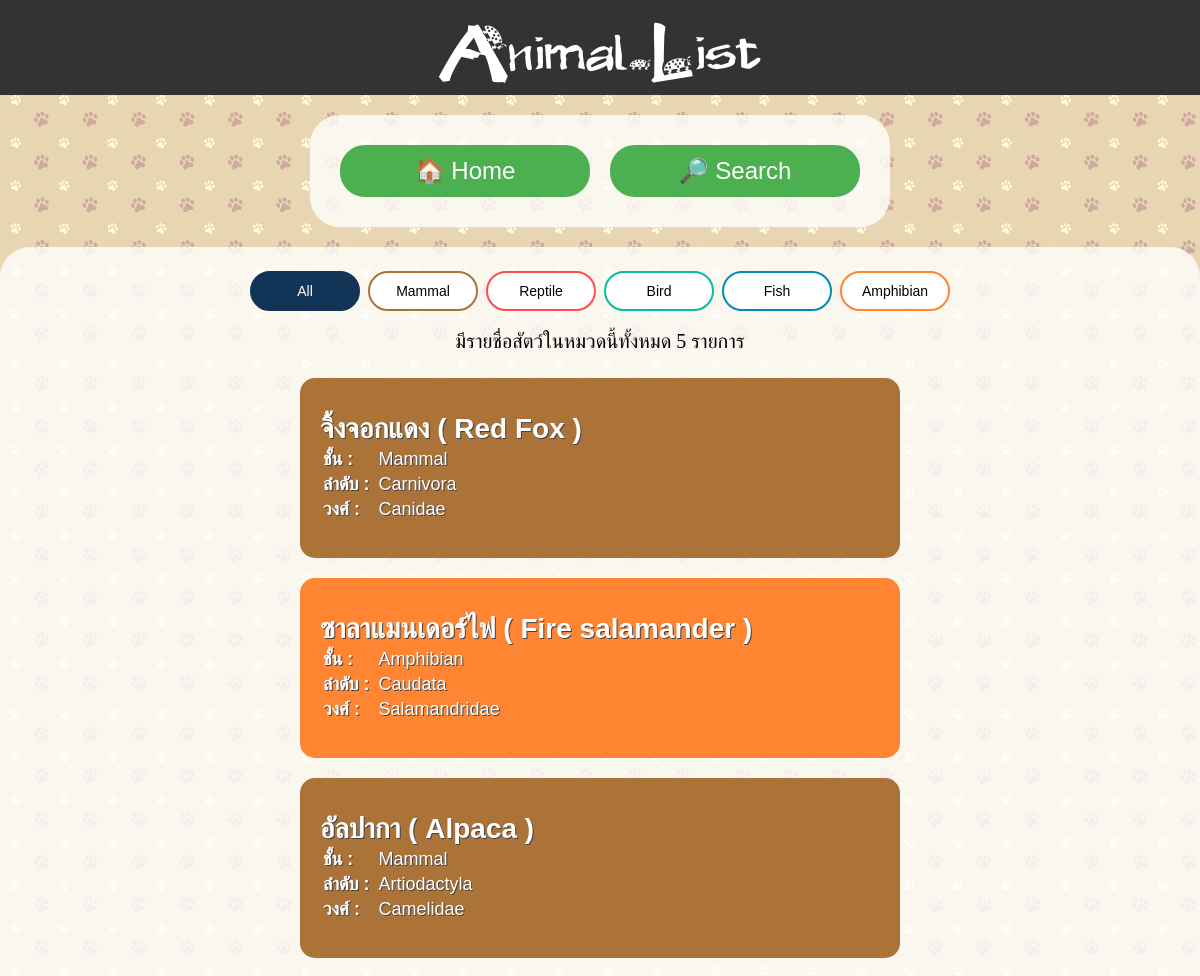
Before: /park/All/ (upper part) with the older database file.
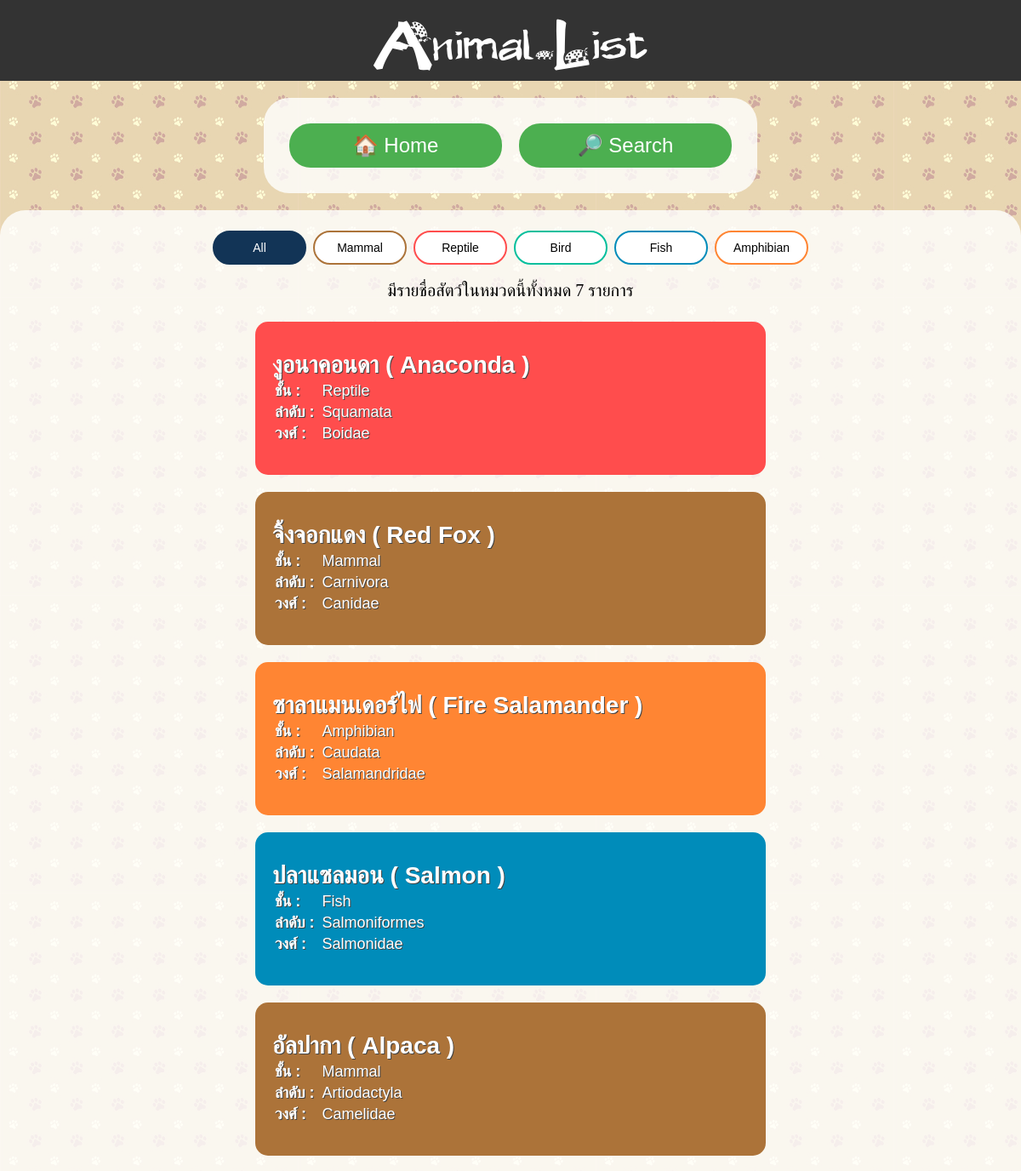
After: the same page with the newer database file.
### park/models.py (models this page shows, shortened)
class Animal(models.Model):
    thai_name = models.CharField(max_length=200)
    name = models.CharField(max_length=200)
    class_name = models.CharField(max_length=10,choices=CLASS_CHOICES)
    order = models.CharField(max_length=200)
    family = models.CharField(max_length=200)
    info = models.TextField(null=True, blank=True)
    habitat = models.TextField(null=True, blank=True)
    status = models.CharField(max_length=10,choices=STATUS_CHOICES,null=True, blank=True)
    def url_name(self):
        return self.name.replace(' ', '_')

### park/views.py (the view)
# urls.py: url(r'^(?P<class_name>[A-Za-z]+)/$', views.animal_list, name='animal_list'),
def animal_list(request, class_name):
    all_class = ["All","Mammal","Reptile","Bird","Fish","Amphibian"]
    if(class_name == 'All'):
        animal_list = Animal.objects.filter(status="Published").order_by('thai_name')
    elif(class_name in ('Mammal','Reptile','Bird','Fish','Amphibian')):
        animal_list = Animal.objects.filter(status="Published",class_name=class_name).order_by('thai_name')
    else:
        raise Http404("Question does not exist")
    return render(request, 'park/animal_list.html',{'lists':animal_list,'all_class':all_class,'class_now':class_name})

### park/templates/park/animal_list.html (shortened to what this page needs)
{% extends 'park/base.html' %}
{% load static %}
{% block style_n_script %}
    <link rel="stylesheet" href="{% static '/css/list.css' %}">
{% endblock %}
{% block header %}
<p id="main_page_head">Animal List</p>
{% endblock %}
{% block content %}
    <div class="list_div">
    <a href="{% url 'park:index' %}"><button class="button button_menu">&#127968; Home</button></a>
    <a href="{% url 'park:search' %}"><button class="button button_menu">&#X1F50E; Search</button></a>
    </div>
    <div class="list_div">
    {% for class_name in all_class %}
        <a href="{% url 'park:animal_list' class_name %}">
        {% if class_name == class_now %}
        <button class="button sel_bt_{{ class_name }}">
        {% else %}
        <button class="button button_{{ class_name }}">
        {% endif %}
        {{ class_name }}
        </button></a>
    {% endfor %}
    {% if lists %}
    <div style="font-size:20px;margin:15px">มีรายชื่อสัตว์ในหมวดนี้ทั้งหมด {{ lists.count }} รายการ</div>
        {% for animal in lists %}
            <a href="{% url 'park:animal_data' animal.url_name %}">
            {% if forloop.counter|divisibleby:2 %}
            <button class="block-list list_{{ animal.class_name }}">
            {% else %}
            <button class="block-list list-left list_{{ animal.class_name }}">
            {% endif %}
            <b class="animal_name">{{ animal.thai_name }} ( {{ animal.name }} )</b><br>
            <table>
                <tr><td><b>ชั้น :</b></td><td> &nbsp;{{ animal.class_name }}</td></tr>
                <tr><td><b>ลำดับ :</b></td><td> &nbsp;{{ animal.order }}</td></tr>
                <tr><td><b>วงศ์ :</b></td><td> &nbsp;{{ animal.family }}</td></tr>
            </table>
            </button></a>
        {% endfor %}
    {% else %}
        <div style="font-size:20px;margin:15px">ไม่มีรายชื่อสัตว์ในหมวดนี้.</div>
    {% endif %}
    </div>
{% endblock %}

Changed rows visible on the page:
now on this page (row edited): Animal: thai_name "งูอนาคอนดา", name "Anaconda", class_name "Reptile", order "Squamata", family "Boidae"
changed Animal "ซาลาแมนเดอร์ไฟ": name "Fire salamander" → "Fire Salamander"
added Animal: thai_name "ปลาแซลมอน", name "Salmon", class_name "Fish", order "Salmoniformes", family "Salmonidae"
Other visible differences:
{{ lists.count }}: "5" → "7"
